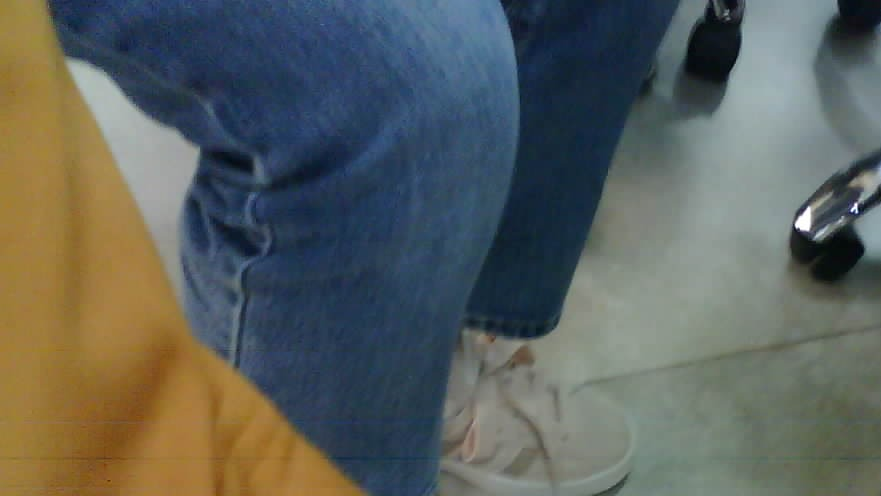
#> input picture File Coba ESP32/1.jpg, 881 x 496 px, found by its file name
$ jupyter execute ImageExtractionPython.ipynb
#> lines starting #> are read from the running program, lines starting #| are printed output that depends on the picture; after the words box and inside, x2 and y2 are one past the last pixel; in counts of white or black regions, pixels touching at a corner belong together
##### Metrics for Classification Sticth Fabric Detection
- Accuracy (Most Important)
- F1 Score
- Precision
- Recall
- Time Complexity (Important)
- ROC AUC (Optional)
- Kappa (Optional)
- MCC (Optional)

### Calculation Metrics

- **Confusion Matrix**: Defined as TP (True Positive), FP (False Positive), FN (False Negative), TN (True Negative)

- **Accuracy**: `(TP + TN) / (TP + TN + FN + FP)`

- **Error Rate**: `(FP + FN) / (TP + TN + FN + FP)`

- **Sensitivity (Recall)**: `TP / (TP + FN)`

- **Specificity**: `TN / (TN + FP)`

- **Balanced Accuracy**: `(Sensitivity + Specificity) / 2`

- **Precision**: `TP / (TP + FP)`

- **F1-Score**: `2 * (Precision * Recall) / (Precision + Recall)`

- **Macro**: A type of averaging method for multiclass classification

- **Weighted**: A type of averaging method that takes class imbalance into account

- **ROC AUC**: Area Under the Receiver Operating Characteristic Curve

- **PR AUC**: Area Under the Precision-Recall Curve

### Prepare The Required Libraries And The Image

[cell 1]
import cv2 												# OpenCV (Requirement For Image Processing)
import numpy as np									# Numpy (Requirement For Special Math Operations Like Matrix Multiplication)
import matplotlib.pyplot as plt					# Matplotlib (Requirement For Plotting Graphs Or Evaluate The Result)

path = 'validation/1.jpg' 		# Path to the image

image = cv2.imread(path)							# Load the image based on the path
#> image is the input picture: shape (496, 881, 3); mean B, G, R 93.1, 97.3, 92.1

if image is None:
    print("Failed to load image")
else:
	image = cv2.cvtColor(image, cv2.COLOR_BGR2RGB)			# Convert the image to RGB (OpenCV uses BGR)

	plt.imshow(image)									# Display the image

### Change The Image Color Into GrayScale To Reduce The Complexity

[cell 2]
image = cv2.imread(path, cv2.IMREAD_GRAYSCALE)          # Load image in grayscale
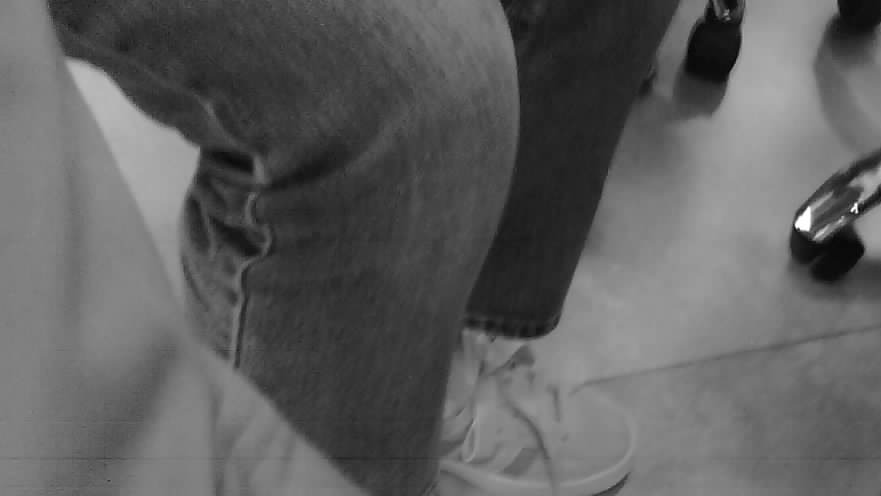
#> image: shape (496, 881); min 4, max 255, mean 95.3

if image is None:
    print("Failed to load image")
else:
    height, width = image.shape[:2] # Get the image resolution (height, width) In Pixels
#> height = 496; width = 881
    print(f'The resolution of the image is {width}x{height} pixels.')
#| The resolution of the image is 881x496 pixels.
    plt.imshow(image, cmap='gray')  # Display the image in grayscale cmap is use because matplotlib uses RGB and OpenCV uses BGR

[cell 3]
# # Crop The Image With OpenCV
# image = image[900:1900, 1250:2250]

# plt.imshow(image, cmap='gray')

### Resize The Image To Make Sure The Program Can Handle Better From The Image

[cell 4]
# Resize the image into 320x320 pixels
image = cv2.resize(image, (320, 320))
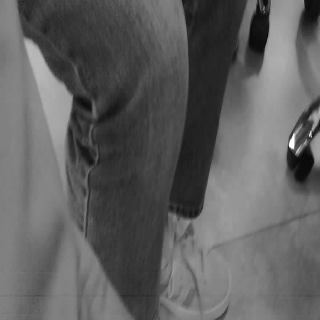
#> image: shape (320, 320); min 7, max 255, mean 95.2

# Display the resized image
plt.imshow(image, cmap='gray')

[cell 5]
# # Crop The Image With OpenCV
# image = image[0:320, 145:160]

# # Display the cropped image
# plt.imshow(image, cmap='gray')

### Blur The Image To Make Sure Detection Dont Detect The Noise In The Image <br>(In This Case Its Fabric)

[cell 6]
image = cv2.GaussianBlur(image, (5, 5), sigmaX=0, sigmaY=0) # Apply Gaussian Blur to the image with a kernel size of 5x5 and sigma of 0

# Display the image after applying Gaussian Blur
plt.imshow(image, cmap='gray')

[cell 7]
# # Apply GaussianBlur To Only 0-150 x cordinate and 200-320 x cordinate
# image[:, 0:150] = cv2.GaussianBlur(image[:, 0:150], (5, 5), 2)
# image[:, 160:320] = cv2.GaussianBlur(image[:, 160:320], (5, 5), 2)

# plt.imshow(image, cmap='gray') # Display the image after applying Gaussian Blur

### Extract The Features From The Image

[cell 8]
# Detect edges with Canny Opencv
image = cv2.Canny(image, 190, 250)	# Canny(image, threshold1, threshold2) Operasi Untuk Menangkap Garis Tepi Pada Gambar
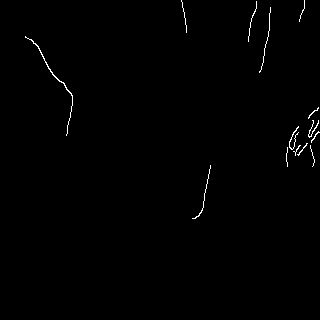
#> image: shape (320, 320); 0.58% white in thin lines or dots, all inside (x1, y1, x2, y2) = (25, 0, 320, 219)
# 120 is the lower threshold and 200 is the upper threshold (threshold ini jadi persyaratan garis mana yang diperbolehkan untuk dibuat pada gambar)
# threshold is a value for segmentation, it is used to separate an object from the blurry background
plt.imshow(image, cmap='gray')

### Optional : To Make Program Easier To Detect Object With Dilate Which Is Make The Object Thicker

[cell 9]
image = cv2.dilate(image, None, iterations=1) 	# Dilate (operation that "grows" or "thickens" objects in a binary image.)
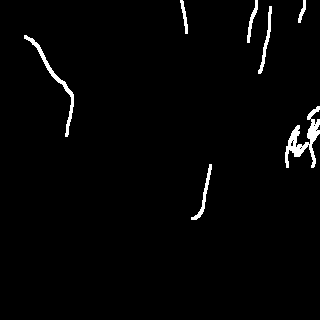
#> image: shape (320, 320); 1.9% white; 7 white regions, largest, box (x1, y1, x2, y2) and area: (285, 106, 320, 168) 732, (24, 35, 74, 137) 456, (258, 6, 272, 74) 227
# Fill the holes in the images dilate(image, None=DefaultOperatin, iterations = 2(Thick the Holes Twice))
plt.imshow(image, cmap='gray')

### Optional : To Make Program Easier To Not Wrong With Detecting The Object, Use Erode To Make The Object Thinner

[cell 10]
image = cv2.erode(image, None, iterations=2)	# Erode the image (Menghilangkan Pori2 Pada Gambar)
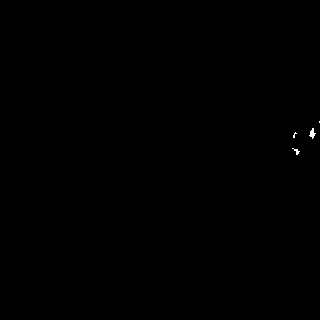
#> image: shape (320, 320); 0.07% white in thin lines or dots, all inside (x1, y1, x2, y2) = (292, 121, 320, 155)

# Display the image after applying Erosion
plt.imshow(image, cmap='gray')

### Apply The Threshold And Object Detection With Find Contours To Get The Result

[cell 11]
_, thresh = cv2.threshold(image, 200, 255, cv2.THRESH_BINARY) # Requirement for findContours
# threshold(image, thresholdValue(WhiteColorValue(0-255)), maxValueThreshold, thresholdType)

# Count White Lines Of The Images
contours, _ = cv2.findContours(thresh, cv2.RETR_LIST, cv2.CHAIN_APPROX_SIMPLE) # Find the contours
#> contours = 4 contours, 3 with area under 20; largest, box (x1, y1, x2, y2) and area: (309, 128, 316, 139) 26
# findContours(image, mode, method) mode = cv2.RETR_LIST, method = cv2.CHAIN_APPROX_SIMPLE

# Filter out small contours and count the remaining ones
lines = [c for c in contours if cv2.boundingRect(c)[3] > 9 and cv2.boundingRect(c)[3] < 40] # Filter out small contours (noise)
#> lines = 1 contour; box (x1, y1, x2, y2) and area: (309, 128, 316, 139) 26
# Where boundingRect(c) return in the format (x, y, w, h) where can be called with 0 = x(arah gambar), 1 = y(arah gambar), 2 = width, 3 = height
number_of_lines = len(lines) # Count the remaining contours
#> number_of_lines = 1

image = cv2.cvtColor(image, cv2.COLOR_GRAY2RGB) 		# Convert the image to RGB (OpenCV uses BGR)

cv2.drawContours(image, lines, -1, (0, 255, 0), 3) 	# Draw the contours
#> image: shape (320, 320, 3); mean B, G, R 0.1, 0.3, 0.1

plt.imshow(image)
print(f'Number of lines: {number_of_lines}')
#| Number of lines: 1
